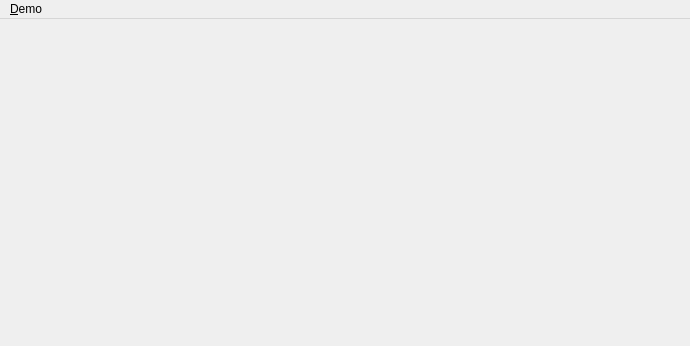
<?xml version="1.0" encoding="UTF-8"?>
<ui version="4.0">
 <class>PoldiWidget</class>
 <widget class="QMainWindow" name="PoldiWidget">
  <property name="geometry">
   <rect>
    <x>0</x>
    <y>0</y>
    <width>690</width>
    <height>346</height>
   </rect>
  </property>
  <property name="sizePolicy">
   <sizepolicy hsizetype="Expanding" vsizetype="Expanding">
    <horstretch>0</horstretch>
    <verstretch>0</verstretch>
   </sizepolicy>
  </property>
  <property name="windowTitle">
   <string>Poldi Reduction Interface</string>
  </property>
  <widget class="QWidget" name="centralwidget">
   <property name="sizePolicy">
    <sizepolicy hsizetype="Expanding" vsizetype="Expanding">
     <horstretch>0</horstretch>
     <verstretch>0</verstretch>
    </sizepolicy>
   </property>
   <layout class="QVBoxLayout" name="verticalLayout">
   </layout>
  </widget>
  <widget class="QMenuBar" name="menuBar">
    <property name="geometry">
      <rect>
        <x>0</x>
        <y>0</y>
        <width>959</width>
        <height>18</height>
      </rect>
    </property>
    <property name="nativeMenuBar">
      <bool>false</bool>
    </property>
    <widget class="QMenu" name="menuReduction">
      <property name="title">
        <string>&amp;Demo</string>
      </property>
      <addaction name="actionDemo"/>
    </widget>
    <addaction name="menuReduction"/>
  </widget>
  <action name="actionDemo">
    <property name="text">
      <string>Populate Table</string>
    </property>
    <property name="icon">
      <iconset resource="../../../../MantidPlot/icons/icons.qrc">
        <normaloff>:/new.png</normaloff>:/new.png
      </iconset>
    </property>
  </action>
 </widget>
 <resources>
   <include location="../../../../MantidPlot/icons/icons.qrc"/>
 </resources>
 <customwidgets>
  <customwidget>
   <class>MantidQt::MantidWidgets::QDataProcessorWidget</class>
   <extends>QWidget</extends>
   <header>MantidQtMantidWidgets/DataProcessorUI/QDataProcessorWidget.h</header>
   <container>1</container>
  </customwidget>
 </customwidgets>
 <resources/>
</ui>
